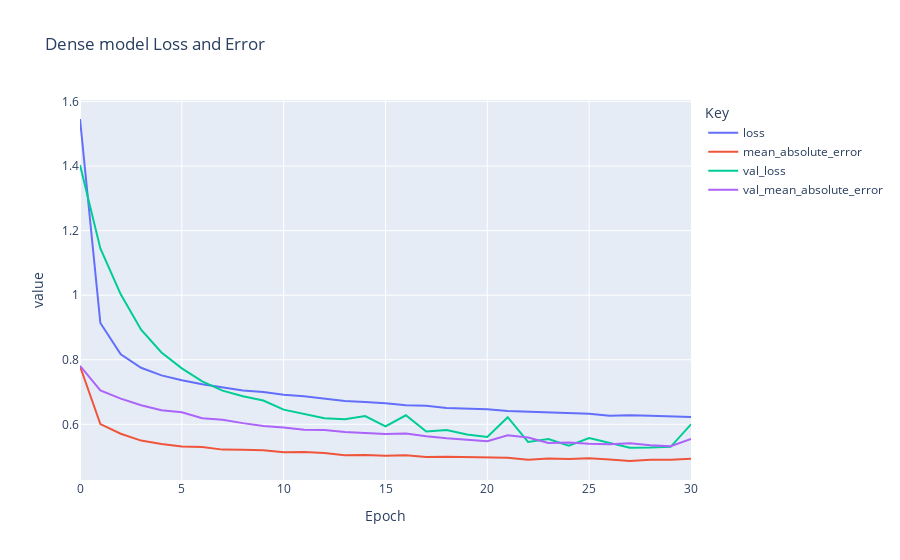

The code cell stored with this chart in its notebook:
### Code cell
dense_err_fig = px.line(dense_history.history, title = 'Dense model Loss and Error', labels = {'index': 'Epoch', 'variable': 'Key'})
dense_err_fig.show()

### Figure 1 — Plotly figure (JSON) as saved in the notebook; plotly's stock layout.template omitted (floating-point values rounded to 4 significant figures)
{"data": [{"hovertemplate": "Key=loss<br>Epoch=%{x}<br>value=%{y}<extra></extra>", "legendgroup": "loss", "line": {"color": "#636efa", "dash": "solid"}, "mode": "lines", "name": "loss", "orientation": "v", "showlegend": true, "type": "scatter", "x": [0, 1, 2, 3, 4, 5, 6, 7, 8, 9, 10, 11, 12, 13, 14, 15, 16, 17, 18, 19, 20, 21, 22, 23, 24, 25, 26, 27, 28, 29, 30], "xaxis": "x", "y": [1.546, 0.9138, 0.8172, 0.7752, 0.7515, 0.7367, 0.7244, 0.7155, 0.7049, 0.7003, 0.6916, 0.6867, 0.6794, 0.6723, 0.6689, 0.6655, 0.6591, 0.6572, 0.6507, 0.6481, 0.6465, 0.6414, 0.639, 0.6382, 0.6351, 0.633, 0.6268, 0.6279, 0.6263, 0.6254, 0.6227], "yaxis": "y"}, {"hovertemplate": "Key=mean_absolute_error<br>Epoch=%{x}<br>value=%{y}<extra></extra>", "legendgroup": "mean_absolute_error", "line": {"color": "#EF553B", "dash": "solid"}, "mode": "lines", "name": "mean_absolute_error", "orientation": "v", "showlegend": true, "type": "scatter", "x": [0, 1, 2, 3, 4, 5, 6, 7, 8, 9, 10, 11, 12, 13, 14, 15, 16, 17, 18, 19, 20, 21, 22, 23, 24, 25, 26, 27, 28, 29, 30], "xaxis": "x", "y": [0.7798, 0.6007, 0.5709, 0.5495, 0.5387, 0.5311, 0.5299, 0.5216, 0.5213, 0.5194, 0.5131, 0.5144, 0.5111, 0.5042, 0.5049, 0.5029, 0.5045, 0.4988, 0.4995, 0.498, 0.4975, 0.4967, 0.4904, 0.4939, 0.4922, 0.4947, 0.4913, 0.4863, 0.4901, 0.4901, 0.4933], "yaxis": "y"}, {"hovertemplate": "Key=val_loss<br>Epoch=%{x}<br>value=%{y}<extra></extra>", "legendgroup": "val_loss", "line": {"color": "#00cc96", "dash": "solid"}, "mode": "lines", "name": "val_loss", "orientation": "v", "showlegend": true, "type": "scatter", "x": [0, 1, 2, 3, 4, 5, 6, 7, 8, 9, 10, 11, 12, 13, 14, 15, 16, 17, 18, 19, 20, 21, 22, 23, 24, 25, 26, 27, 28, 29, 30], "xaxis": "x", "y": [1.404, 1.145, 1.003, 0.8931, 0.8225, 0.7734, 0.733, 0.7042, 0.6871, 0.6736, 0.6454, 0.6317, 0.6191, 0.6157, 0.6258, 0.5933, 0.6279, 0.5774, 0.582, 0.5684, 0.561, 0.6219, 0.5453, 0.5544, 0.5341, 0.5576, 0.542, 0.5277, 0.528, 0.5302, 0.5998], "yaxis": "y"}, {"hovertemplate": "Key=val_mean_absolute_error<br>Epoch=%{x}<br>value=%{y}<extra></extra>", "legendgroup": "val_mean_absolute_error", "line": {"color": "#ab63fa", "dash": "solid"}, "mode": "lines", "name": "val_mean_absolute_error", "orientation": "v", "showlegend": true, "type": "scatter", "x": [0, 1, 2, 3, 4, 5, 6, 7, 8, 9, 10, 11, 12, 13, 14, 15, 16, 17, 18, 19, 20, 21, 22, 23, 24, 25, 26, 27, 28, 29, 30], "xaxis": "x", "y": [0.7814, 0.7047, 0.6797, 0.6591, 0.6437, 0.6372, 0.6187, 0.6144, 0.6037, 0.5946, 0.5903, 0.5833, 0.582, 0.5759, 0.5731, 0.5698, 0.5716, 0.5627, 0.5566, 0.552, 0.5476, 0.5657, 0.5592, 0.5421, 0.5433, 0.5399, 0.5382, 0.5415, 0.5349, 0.5324, 0.5546], "yaxis": "y"}], "layout": {"legend": {"title": {"text": "Key"}, "tracegroupgap": 0}, "title": {"text": "Dense model Loss and Error"}, "xaxis": {"anchor": "y", "domain": [0, 1], "title": {"text": "Epoch"}}, "yaxis": {"anchor": "x", "domain": [0, 1], "title": {"text": "value"}}}}
